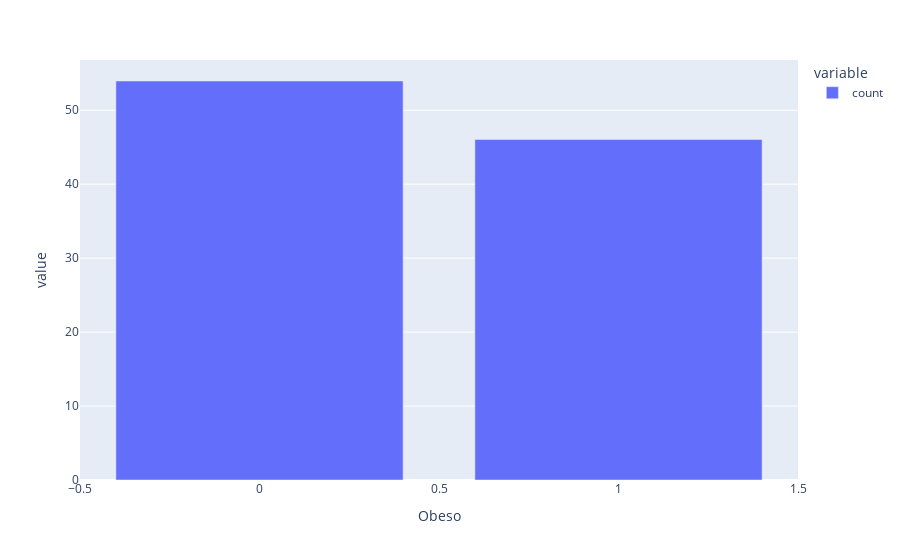

Notebook cell for this chart:
### Code cell
# Distribuição da Variavel Target - Obesidade (percentual)
px.bar(df_obesidade.value_counts('Obeso') / len(df_obesidade) * 100)

### Figure 1 — Plotly figure (JSON) as saved in the notebook; plotly's stock layout.template omitted (floating-point values rounded to 4 significant figures)
{"data": [{"alignmentgroup": "True", "hovertemplate": "variable=count<br>Obeso=%{x}<br>value=%{y}<extra></extra>", "legendgroup": "count", "marker": {"color": "#636efa", "pattern": {"shape": ""}}, "name": "count", "offsetgroup": "count", "orientation": "v", "showlegend": true, "textposition": "auto", "type": "bar", "x": [0, 1], "xaxis": "x", "y": [53.96, 46.04], "yaxis": "y"}], "layout": {"barmode": "relative", "legend": {"title": {"text": "variable"}, "tracegroupgap": 0}, "margin": {"t": 60}, "xaxis": {"anchor": "y", "domain": [0, 1], "title": {"text": "Obeso"}}, "yaxis": {"anchor": "x", "domain": [0, 1], "title": {"text": "value"}}}}
